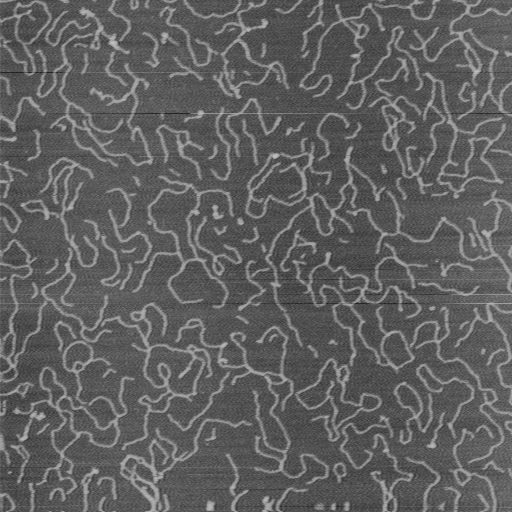
#> input picture square_3.png, 512 x 512 px; its folder holds 4 pictures in this run
$ python dig_out.py
#> lines starting #> are read from the running program, lines starting #| are printed output that depends on the picture; after the words box and inside, x2 and y2 are one past the last pixel; in counts of white or black regions, pixels touching at a corner belong together
import cv2
import numpy as np
import logging

logging.basicConfig(
    format = '%(asctime)s : %(levelname)s : %(message)s',
    level=logging.INFO
)

def incise():
    for i in range(1,4):
        img_rgb = cv2.imread('{}.tif'.format(i))
        img_gray = cv2.cvtColor(img_rgb, cv2.COLOR_BGR2GRAY)
        cv2.imwrite('square_{}.png'.format(i),img_gray[80:592,48:560])


def process():
    kernel_2 = np.ones((2, 2), np.uint8)

    # high means bright
    img_rgb = cv2.imread('square_3.png')
#> img_rgb is the input picture: shape (512, 512, 3); min 32, max 189, mean 96.2
    img_gray = cv2.cvtColor(img_rgb, cv2.COLOR_BGR2GRAY)

    HSV = cv2.cvtColor(img_rgb, cv2.COLOR_BGR2HSV)
#> HSV: shape (512, 512, 3); mean H, S, V 0, 0, 96.2

    Lower = np.array([0, 0, 125])
    Upper = np.array([255, 255, 255])

    mask = cv2.inRange(HSV, Lower, Upper)
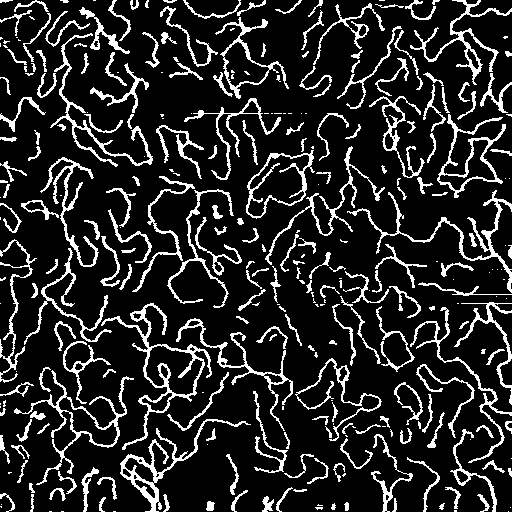
#> mask: shape (512, 512); 15.2% white in thin lines or dots

    # [5 lines of commented-out code are left out]

    dilation = cv2.dilate(mask, kernel_2, iterations=1)
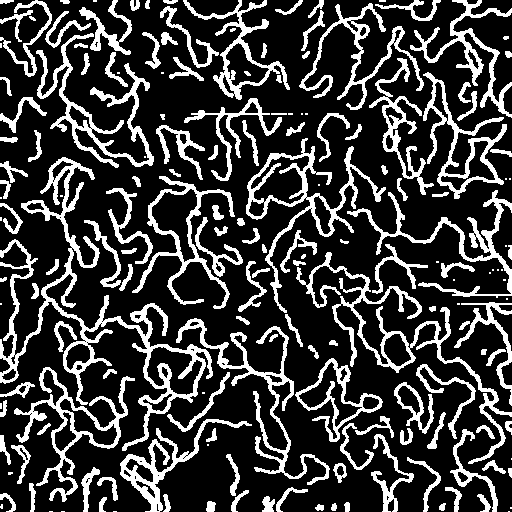
#> dilation: shape (512, 512); 23.4% white; 176 white regions (39 under 20 px), largest, box (x1, y1, x2, y2) and area: (0, 157, 213, 451) 7136, (296, 252, 512, 464) 3736, (246, 138, 386, 313) 3005
    cv2.imwrite('test.png', dilation)
    return dilation


def extract(dilation):
    num = 0
    copy = np.copy(dilation)
    list_a = []
    def change(x,y):
        if copy[x,y] == 255:
            seg[x,y] = 255
            copy[x,y] = 0
            len_list = len(list_a)

            try:
                if copy[x+1, y] == 255:
                    list_a.append([x+1, y])
            except:
                print('reach the bound')
            try:
                if copy[x+1,y+1] == 255:
                    list_a.append([x + 1, y+1])
            except:
                print('reach the bound')
            try:
                if copy[x,y+1] == 255:
                    list_a.append([x, y + 1])
            except:
                print('reach the bound')
            try:
                if x > 0:
                    if copy[x-1, y+1] == 255:
                        list_a.append([x - 1, y + 1])
            except:
                print('reach the bound')

            try:
                if x > 0:
                    if copy[x-1,y] == 255:
                        list_a.append([x - 1, y])
            except:
                print('reach the bound')

            try:
                if x >0 and y >0:
                    if copy[x-1,y-1] == 255:
                        list_a.append([x - 1, y - 1])
            except:
                print('reach the bound')

            try:
                if y >0 :
                    if copy[x,y-1] == 255:
                        list_a.append([x, y - 1])
            except:
                print('reach the bound')


            try:
                if y > 0:
                    if copy[x+1,y-1] == 255:
                        list_a.append([x + 1, y - 1])
            except:
                print('reach the bound')
            # if len_list == len(list_a):
            return list_a[1:]
        else:
            return list_a[1:]

    while True:
        # seg = np.zeros([512,512])
        for i in range(512):
            # seg = np.zeros([512, 512])
            for j in range(512):
                if copy[i,j] == 255:
                    seg = np.zeros([512, 512])
                    list_a.append([i, j])
                    while True:
                        try:
                            list_a = change(list_a[0][0], list_a[0][1])

                        except:
                            logging.info('get {} pic'.format(num+1))
                            cv2.imwrite('pic_1/ex {}.png'.format(num), seg)

                            num += 1
                            break

        return num
#> this loop made 1 pass
#> pass 1, in extract, `cv2.imwrite('pic_1/ex {}.png'.format(num), seg)`:
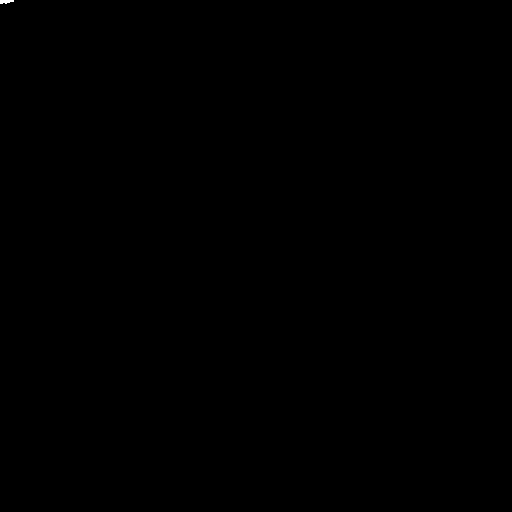
#> saved as ex 0.png: shape (512, 512); 0.02% white; 1 white region, box (x1, y1, x2, y2) and area: (0, 0, 14, 4) 43
#> pass 1, in extract, `cv2.imwrite('pic_1/ex {}.png'.format(num), seg)`:
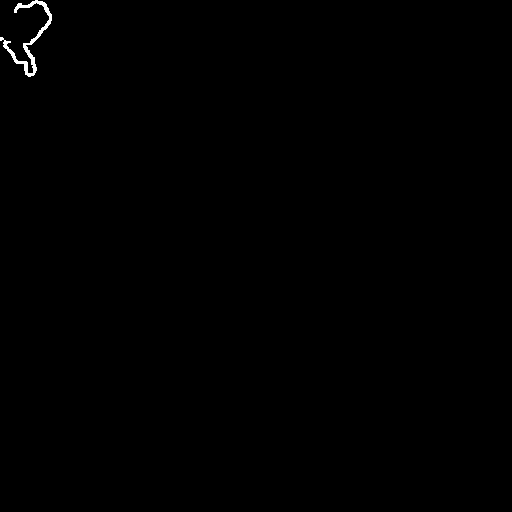
#> saved as ex 1.png: shape (512, 512); 0.25% white; 1 white region, box (x1, y1, x2, y2) and area: (0, 0, 52, 77) 644


if __name__ == '__main__':
    # incise()
    dilation = process()
    num = extract(dilation)
#> num = 176
